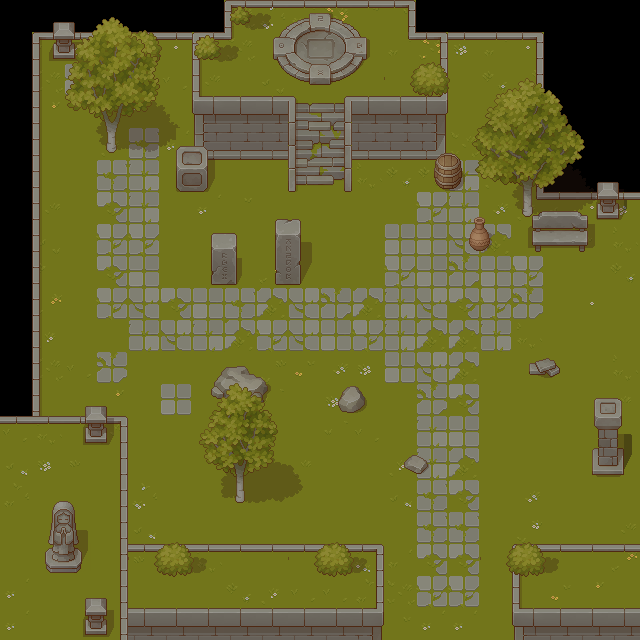

Rendered tile map (Tiled .tmx) drawn with the repository's tilesets; below, a short description and the map source with its tile grids summarised:
An orthogonal 20x20 tile map with 32x32 px tiles, 11 tile layers (ground back, ground shadows, ground, ground front, ...), 8 tilesets.

<map version="1.10" tiledversion="1.10.0" orientation="orthogonal" renderorder="right-down" width="20" height="20" tilewidth="32" tileheight="32" infinite="0" nextlayerid="15" nextobjectid="1">
 <tileset firstgid="1" name="TX Tileset Grass" tilewidth="32" tileheight="32" tilecount="64" columns="8">
  <image source="Pixel Art Top Down - Basic/Texture/TX Tileset Grass.png" width="256" height="256" />
 </tileset>
 <tileset firstgid="65" name="TX Shadow" tilewidth="32" tileheight="32" tilecount="256" columns="16">
  <tileoffset x="16" y="0" />
  <image source="Pixel Art Top Down - Basic/Texture/TX Shadow.png" width="512" height="512" />
 </tileset>
 <tileset firstgid="321" name="TX Props" tilewidth="32" tileheight="32" tilecount="256" columns="16">
  <tileoffset x="16" y="0" />
  <image source="Pixel Art Top Down - Basic/Texture/TX Props.png" width="512" height="512" />
  <tile id="1">
   <properties>
    <property name="z" type="float" value="32" />
   </properties>
  </tile>
  <tile id="2">
   <properties>
    <property name="z" type="float" value="32" />
   </properties>
  </tile>
  <tile id="3">
   <properties>
    <property name="z" type="float" value="32" />
   </properties>
  </tile>
  <tile id="4">
   <properties>
    <property name="z" type="float" value="32" />
   </properties>
  </tile>
  <tile id="5">
   <properties>
    <property name="z" type="float" value="32" />
   </properties>
  </tile>
  <tile id="7">
   <properties>
    <property name="z" type="float" value="32" />
   </properties>
  </tile>
  <tile id="9">
   <properties>
    <property name="z" type="float" value="32" />
   </properties>
  </tile>
  <tile id="10">
   <properties>
    <property name="z" type="float" value="32" />
   </properties>
  </tile>
  <tile id="12">
   <properties>
    <property name="z" type="float" value="32" />
   </properties>
  </tile>
  <tile id="14">
   <properties>
    <property name="z" type="float" value="64" />
   </properties>
  </tile>
  <tile id="30">
   <properties>
    <property name="z" type="float" value="32" />
   </properties>
  </tile>
  <tile id="35">
   <properties>
    <property name="z" type="float" value="32" />
   </properties>
  </tile>
  <tile id="37">
   <properties>
    <property name="z" type="float" value="32" />
   </properties>
  </tile>
  <tile id="39">
   <properties>
    <property name="z" type="float" value="64" />
   </properties>
  </tile>
  <tile id="41">
   <properties>
    <property name="z" type="float" value="32" />
   </properties>
  </tile>
  <tile id="42">
   <properties>
    <property name="z" type="float" value="32" />
   </properties>
  </tile>
  <tile id="55">
   <properties>
    <property name="z" type="float" value="32" />
   </properties>
  </tile>
  <tile id="60">
   <properties>
    <property name="z" type="float" value="32" />
   </properties>
  </tile>
  <tile id="62">
   <properties>
    <property name="z" type="float" value="32" />
   </properties>
  </tile>
  <tile id="69">
   <properties>
    <property name="z" type="float" value="32" />
   </properties>
  </tile>
  <tile id="80">
   <properties>
    <property name="z" type="float" value="32" />
   </properties>
  </tile>
  <tile id="81">
   <properties>
    <property name="z" type="float" value="32" />
   </properties>
  </tile>
  <tile id="82">
   <properties>
    <property name="z" type="float" value="32" />
   </properties>
  </tile>
  <tile id="87">
   <properties>
    <property name="z" type="float" value="32" />
   </properties>
  </tile>
  <tile id="91">
   <properties>
    <property name="z" type="float" value="64" />
   </properties>
  </tile>
  <tile id="101">
   <properties>
    <property name="z" type="float" value="32" />
   </properties>
  </tile>
  <tile id="107">
   <properties>
    <property name="z" type="float" value="32" />
   </properties>
  </tile>
  <tile id="119">
   <properties>
    <property name="z" type="float" value="32" />
   </properties>
  </tile>
  <tile id="121">
   <properties>
    <property name="z" type="float" value="32" />
   </properties>
  </tile>
  <tile id="151">
   <properties>
    <property name="z" type="float" value="32" />
   </properties>
  </tile>
  <tile id="153">
   <properties>
    <property name="z" type="float" value="32" />
   </properties>
  </tile>
  <tile id="165">
   <properties>
    <property name="z" type="float" value="32" />
   </properties>
  </tile>
  <tile id="208">
   <properties>
    <property name="z" type="float" value="32" />
   </properties>
  </tile>
  <tile id="209">
   <properties>
    <property name="z" type="float" value="32" />
   </properties>
  </tile>
 </tileset>
 <tileset firstgid="577" name="TX Shadow Plant" tilewidth="32" tileheight="32" tilecount="256" columns="16">
  <tileoffset x="16" y="0" />
  <image source="Pixel Art Top Down - Basic/Texture/TX Shadow Plant.png" width="512" height="512" />
 </tileset>
 <tileset firstgid="833" name="TX Struct" tilewidth="32" tileheight="32" tilecount="256" columns="16">
  <image source="Pixel Art Top Down - Basic/Texture/TX Struct.png" width="512" height="512" />
 </tileset>
 <tileset firstgid="1089" name="TX Tileset Stone Ground" tilewidth="32" tileheight="32" tilecount="64" columns="8">
  <image source="Pixel Art Top Down - Basic/Texture/TX Tileset Stone Ground.png" width="256" height="256" />
 </tileset>
 <tileset firstgid="1153" name="TX Tileset Wall" tilewidth="32" tileheight="32" tilecount="256" columns="16">
  <image source="Pixel Art Top Down - Basic/Texture/TX Tileset Wall.png" width="512" height="512" />
 </tileset>
 <tileset firstgid="1409" name="TX Plant" tilewidth="32" tileheight="32" tilecount="256" columns="16">
  <image source="Pixel Art Top Down - Basic/Texture/TX Plant.png" width="512" height="512" />
  <tile id="0">
   <properties>
    <property name="z" type="float" value="128" />
   </properties>
  </tile>
  <tile id="1">
   <properties>
    <property name="z" type="float" value="128" />
   </properties>
  </tile>
  <tile id="2">
   <properties>
    <property name="z" type="float" value="128" />
   </properties>
  </tile>
  <tile id="3">
   <properties>
    <property name="z" type="float" value="128" />
   </properties>
  </tile>
  <tile id="4">
   <properties>
    <property name="z" type="float" value="128" />
   </properties>
  </tile>
  <tile id="5">
   <properties>
    <property name="z" type="float" value="128" />
   </properties>
  </tile>
  <tile id="6">
   <properties>
    <property name="z" type="float" value="128" />
   </properties>
  </tile>
  <tile id="7">
   <properties>
    <property name="z" type="float" value="128" />
   </properties>
  </tile>
  <tile id="8">
   <properties>
    <property name="z" type="float" value="128" />
   </properties>
  </tile>
  <tile id="9">
   <properties>
    <property name="z" type="float" value="128" />
   </properties>
  </tile>
  <tile id="10">
   <properties>
    <property name="z" type="float" value="128" />
   </properties>
  </tile>
  <tile id="11">
   <properties>
    <property name="z" type="float" value="128" />
   </properties>
  </tile>
  <tile id="12">
   <properties>
    <property name="z" type="float" value="128" />
   </properties>
  </tile>
  <tile id="16">
   <properties>
    <property name="z" type="float" value="96" />
   </properties>
  </tile>
  <tile id="17">
   <properties>
    <property name="z" type="float" value="96" />
   </properties>
  </tile>
  <tile id="18">
   <properties>
    <property name="z" type="float" value="96" />
   </properties>
  </tile>
  <tile id="19">
   <properties>
    <property name="z" type="float" value="96" />
   </properties>
  </tile>
  <tile id="20">
   <properties>
    <property name="z" type="float" value="96" />
   </properties>
  </tile>
  <tile id="21">
   <properties>
    <property name="z" type="float" value="96" />
   </properties>
  </tile>
  <tile id="22">
   <properties>
    <property name="z" type="float" value="96" />
   </properties>
  </tile>
  <tile id="23">
   <properties>
    <property name="z" type="float" value="96" />
   </properties>
  </tile>
  <tile id="24">
   <properties>
    <property name="z" type="float" value="96" />
   </properties>
  </tile>
  <tile id="25">
   <properties>
    <property name="z" type="float" value="96" />
   </properties>
  </tile>
  <tile id="26">
   <properties>
    <property name="z" type="float" value="96" />
   </properties>
  </tile>
  <tile id="27">
   <properties>
    <property name="z" type="float" value="96" />
   </properties>
  </tile>
  <tile id="28">
   <properties>
    <property name="z" type="float" value="96" />
   </properties>
  </tile>
  <tile id="32">
   <properties>
    <property name="z" type="float" value="64" />
   </properties>
  </tile>
  <tile id="33">
   <properties>
    <property name="z" type="float" value="64" />
   </properties>
  </tile>
  <tile id="34">
   <properties>
    <property name="z" type="float" value="64" />
   </properties>
  </tile>
  <tile id="35">
   <properties>
    <property name="z" type="float" value="64" />
   </properties>
  </tile>
  <tile id="36">
   <properties>
    <property name="z" type="float" value="64" />
   </properties>
  </tile>
  <tile id="37">
   <properties>
    <property name="z" type="float" value="64" />
   </properties>
  </tile>
  <tile id="38">
   <properties>
    <property name="z" type="float" value="64" />
   </properties>
  </tile>
  <tile id="39">
   <properties>
    <property name="z" type="float" value="64" />
   </properties>
  </tile>
  <tile id="40">
   <properties>
    <property name="z" type="float" value="64" />
   </properties>
  </tile>
  <tile id="41">
   <properties>
    <property name="z" type="float" value="64" />
   </properties>
  </tile>
  <tile id="42">
   <properties>
    <property name="z" type="float" value="64" />
   </properties>
  </tile>
  <tile id="43">
   <properties>
    <property name="z" type="float" value="64" />
   </properties>
  </tile>
  <tile id="48">
   <properties>
    <property name="z" type="float" value="32" />
   </properties>
  </tile>
  <tile id="49">
   <properties>
    <property name="z" type="float" value="32" />
   </properties>
  </tile>
  <tile id="50">
   <properties>
    <property name="z" type="float" value="32" />
   </properties>
  </tile>
  <tile id="51">
   <properties>
    <property name="z" type="float" value="32" />
   </properties>
  </tile>
  <tile id="52">
   <properties>
    <property name="z" type="float" value="32" />
   </properties>
  </tile>
  <tile id="53">
   <properties>
    <property name="z" type="float" value="32" />
   </properties>
  </tile>
  <tile id="54">
   <properties>
    <property name="z" type="float" value="32" />
   </properties>
  </tile>
  <tile id="55">
   <properties>
    <property name="z" type="float" value="32" />
   </properties>
  </tile>
  <tile id="56">
   <properties>
    <property name="z" type="float" value="32" />
   </properties>
  </tile>
  <tile id="57">
   <properties>
    <property name="z" type="float" value="32" />
   </properties>
  </tile>
  <tile id="58">
   <properties>
    <property name="z" type="float" value="32" />
   </properties>
  </tile>
  <tile id="59">
   <properties>
    <property name="z" type="float" value="32" />
   </properties>
  </tile>
  <tile id="87">
   <properties>
    <property name="z" type="float" value="32" />
   </properties>
  </tile>
  <tile id="88">
   <properties>
    <property name="z" type="float" value="32" />
   </properties>
  </tile>
  <tile id="89">
   <properties>
    <property name="z" type="float" value="32" />
   </properties>
  </tile>
  <tile id="90">
   <properties>
    <property name="z" type="float" value="32" />
   </properties>
  </tile>
  <tile id="91">
   <properties>
    <property name="z" type="float" value="32" />
   </properties>
  </tile>
  <tile id="113">
   <properties>
    <property name="z" type="float" value="-32" />
   </properties>
  </tile>
  <tile id="114">
   <properties>
    <property name="z" type="float" value="-32" />
   </properties>
  </tile>
  <tile id="115">
   <properties>
    <property name="z" type="float" value="-32" />
   </properties>
  </tile>
  <tile id="116">
   <properties>
    <property name="z" type="float" value="-32" />
   </properties>
  </tile>
  <tile id="117">
   <properties>
    <property name="z" type="float" value="-32" />
   </properties>
  </tile>
  <tile id="118">
   <properties>
    <property name="z" type="float" value="-32" />
   </properties>
  </tile>
  <tile id="119">
   <properties>
    <property name="z" type="float" value="-32" />
   </properties>
  </tile>
  <tile id="120">
   <properties>
    <property name="z" type="float" value="-32" />
   </properties>
  </tile>
  <tile id="121">
   <properties>
    <property name="z" type="float" value="-32" />
   </properties>
  </tile>
  <tile id="122">
   <properties>
    <property name="z" type="float" value="-32" />
   </properties>
  </tile>
  <tile id="123">
   <properties>
    <property name="z" type="float" value="-32" />
   </properties>
  </tile>
 </tileset>
 <layer id="1" name="ground back" width="20" height="20">
  <data>[400 cells, 359 non-empty, 39 distinct tile ids]</data>
 </layer>
 <layer id="9" name="ground shadows" width="20" height="20" opacity="0.3">
  <data>[400 cells, 16 non-empty, 16 distinct tile ids]</data>
 </layer>
 <layer id="10" name="ground" width="20" height="20">
  <data>[400 cells, 49 non-empty, 26 distinct tile ids]</data>
 </layer>
 <layer id="8" name="ground front" width="20" height="20">
  <data>[400 cells, 17 non-empty, 6 distinct tile ids]</data>
 </layer>
 <layer id="5" name="objects shadows" width="20" height="20" opacity="0.3">
  <data>[400 cells, 54 non-empty, 42 distinct tile ids]</data>
 </layer>
 <layer id="2" name="objects" width="20" height="20">
  <properties>
   <property name="ysort" type="bool" value="true" />
  </properties>
  <data>[400 cells, 52 non-empty, 41 distinct tile ids]</data>
 </layer>
 <layer id="3" name="objects front" width="20" height="20">
  <properties>
   <property name="ysort" type="bool" value="true" />
  </properties>
  <data>[400 cells, 55 non-empty, 55 distinct tile ids]</data>
 </layer>
 <layer id="11" name="always front back" width="20" height="20">
  <data>[400 cells, 52 non-empty, 17 distinct tile ids]</data>
 </layer>
 <layer id="12" name="always front" width="20" height="20">
  <data>[400 cells, 39 non-empty, 10 distinct tile ids]</data>
 </layer>
 <layer id="13" name="always front shadows" width="20" height="20" opacity="0.3">
  <data>[400 cells, 11 non-empty, 7 distinct tile ids]</data>
 </layer>
 <layer id="14" name="always front front" width="20" height="20">
  <data>[400 cells, 40 non-empty, 20 distinct tile ids]</data>
 </layer>
</map>
